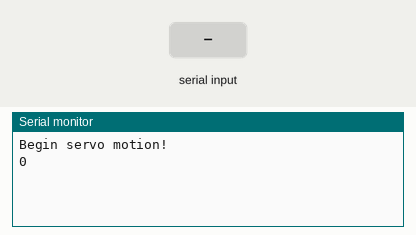
Recording of a sketch running on a simulated Arduino Uno, built with avr-gcc and run on an emulated ATmega328P. On the bench: the last lines printed to the serial monitor. The test bench sets the inputs (shaded band).

Above: at 2.2 s.
2.3 s: "90,45\n" received over Serial
At 2.9 s:
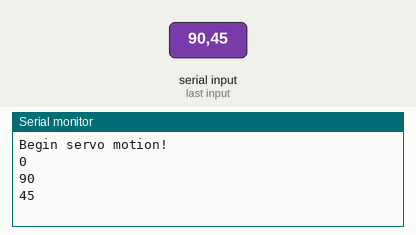
3.8 s: "30,150\n" received over Serial
At 4.6 s:
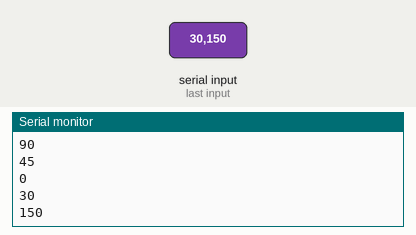
Timing chart, 0 to 6.8 s (numbered marks = the images above; inputs shaded):
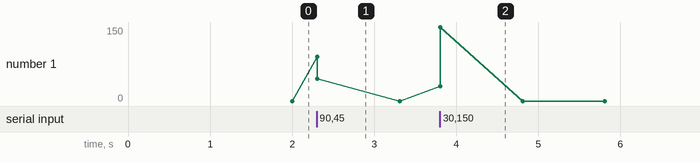

Measured:
- after the input at 2.3 s, the serial monitor: prints a new line at once (image 1)
- after the input at 3.8 s, the serial monitor: prints a new line at once (image 2)

The sketch:

470_lab4_servo.ino
```cpp
int pin = 4;
int rotationAngle = 0;
float pulseWidth;
float conversion = 180; //to convert from radians to degrees

void setup() {
  Serial.begin(9600);
  pinMode(pin, OUTPUT);
  Serial.println("Begin servo motion!");
  delay(1000);
}

void loop() {
  rotationAngle = Serial.parseFloat();
  Serial.println(rotationAngle);
  pulseWidth = 1000 * (1 + rotationAngle/conversion);
  digitalWrite(pin, HIGH);
  delayMicroseconds(pulseWidth);
  digitalWrite(pin, LOW);
  delayMicroseconds(2000 - pulseWidth);
  //delay(200);
}
```
